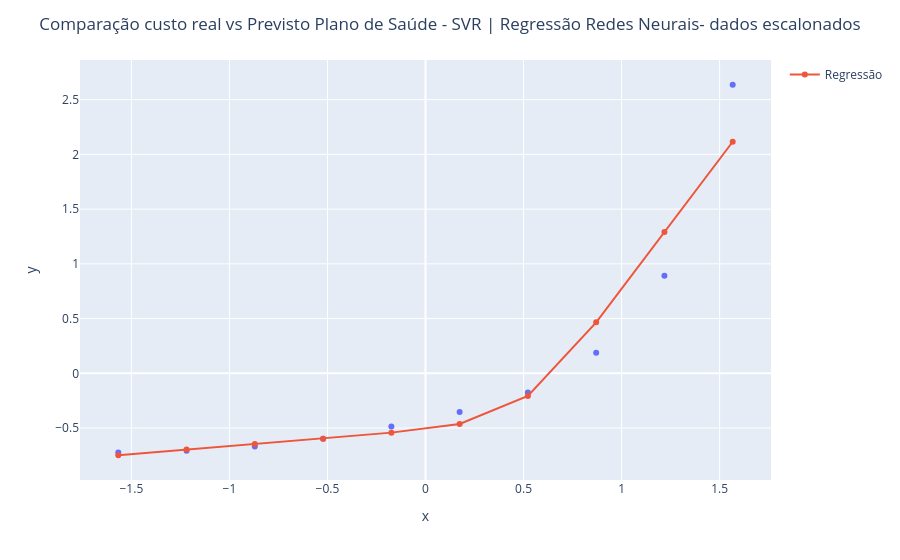

Notebook code for this chart:
### Code cell
grafico = px.scatter(x = X_plano_saude2_scaled.ravel(), y = y_plano_saude2_scaled.ravel())
grafico.add_scatter(x = X_plano_saude2_scaled.ravel(), y = regressor_rna_saude.predict(X_plano_saude2_scaled), name = 'Regressão')
grafico.update_layout(
        title=f'Comparação custo real vs Previsto Plano de Saúde - SVR | Regressão Redes Neurais- dados escalonados',
        title_x=0.5
    )
grafico.show()
grafico.write_html(f"Grafico_svr_regressao_planosaude_6.html")  # valor real o azul, previsto o vermelho regressão

### Figure 1 — Plotly figure (JSON) as saved in the notebook; plotly's stock layout.template omitted (floating-point values rounded to 4 significant figures)
{"data": [{"hovertemplate": "x=%{x}<br>y=%{y}<extra></extra>", "legendgroup": "", "marker": {"color": "#636efa", "symbol": "circle"}, "mode": "markers", "name": "", "orientation": "v", "showlegend": false, "type": "scatter", "x": [-1.567, -1.219, -0.8704, -0.5222, -0.1741, 0.1741, 0.5222, 0.8704, 1.219, 1.567], "xaxis": "x", "y": [-0.724, -0.7066, -0.6682, -0.5984, -0.4867, -0.3542, -0.1762, 0.1867, 0.8915, 2.636], "yaxis": "y"}, {"name": "Regressão", "type": "scatter", "x": [-1.567, -1.219, -0.8704, -0.5222, -0.1741, 0.1741, 0.5222, 0.8704, 1.219, 1.567], "y": [-0.7487, -0.6971, -0.6458, -0.5987, -0.542, -0.4626, -0.2065, 0.4653, 1.29, 2.115]}], "layout": {"autosize": true, "legend": {"tracegroupgap": 0}, "margin": {"t": 60}, "title": {"text": "Comparação custo real vs Previsto Plano de Saúde - SVR | Regressão Redes Neurais- dados escalonados", "x": 0.5}, "xaxis": {"anchor": "y", "autorange": true, "domain": [0, 1], "range": [-1.757, 1.757], "title": {"text": "x"}, "type": "linear"}, "yaxis": {"anchor": "x", "autorange": true, "domain": [0, 1], "range": [-1.011, 2.898], "title": {"text": "y"}, "type": "linear"}}}
